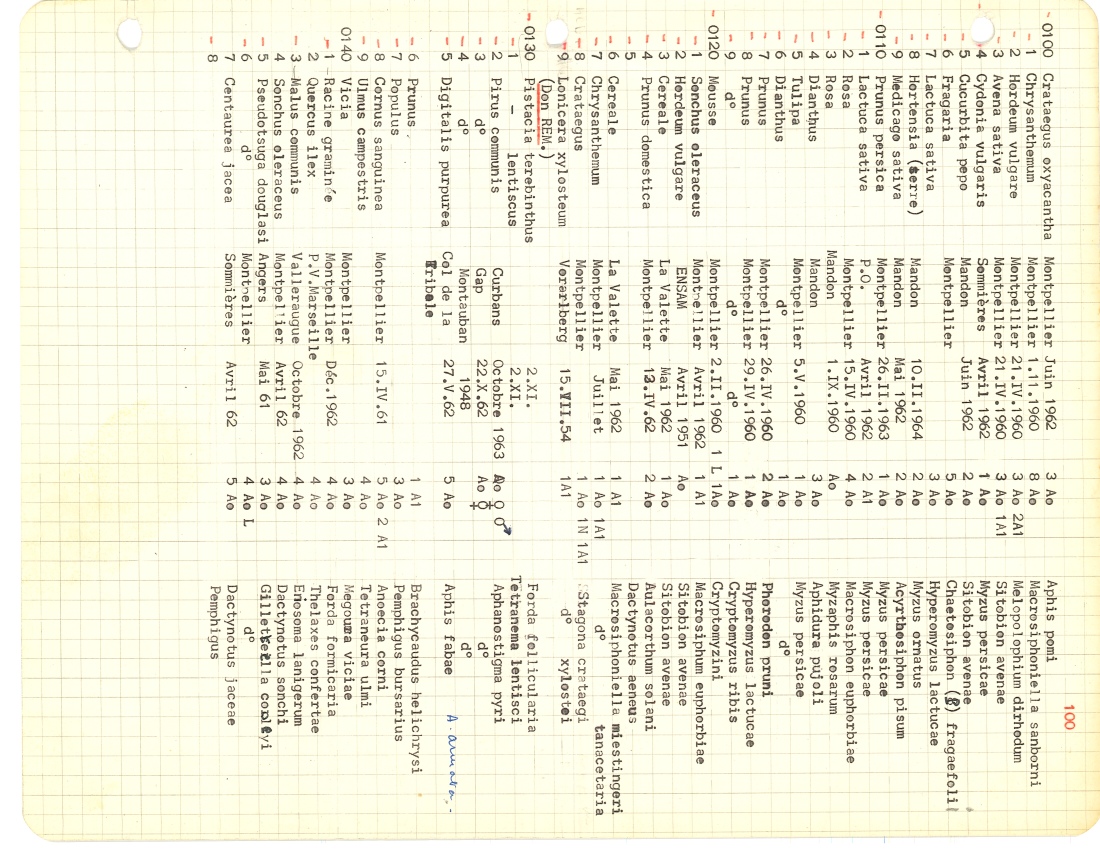
#> input picture OCR/test/leclant__0003.jpg, 4400 x 3400 px (shown at 1/4 size); its folder holds only this picture in this run
$ python lamelles_detection.py
#> lines starting #> are read from the running program, lines starting #| are printed output that depends on the picture; after the words box and inside, x2 and y2 are one past the last pixel; in counts of white or black regions, pixels touching at a corner belong together
from pylibdmtx.pylibdmtx import decode
import cv2
import os
import time

import multiprocessing as mp
pool = mp.Pool(mp.cpu_count())

def findDataMat(image):
    '''SEUIL_THRESH = 222

    gray = cv2.cvtColor(image, cv2.COLOR_BGR2GRAY)

    ret, thresh1 = cv2.threshold(gray, SEUIL_THRESH, 255, cv2.THRESH_BINARY)

    contours, hierarchy = cv2.findContours(thresh1, cv2.RETR_EXTERNAL, cv2.CHAIN_APPROX_NONE)

    contoursRetained = [c for c in contours
                            if(130 < cv2.boundingRect(c)[2] < 160 and 130 < cv2.boundingRect(c)[3] < 160)]
    '''

    gray = cv2.cvtColor(image, cv2.COLOR_BGR2GRAY)

    ret, thresh1 = cv2.threshold(gray, 0, 255, cv2.THRESH_OTSU | cv2.THRESH_BINARY_INV)

    rect_kernel = cv2.getStructuringElement(cv2.MORPH_RECT, (3, 3)) #analyse de char (1, 5)

    dilatation = cv2.dilate(thresh1, rect_kernel, iterations=1)

    contours, hierarchy = cv2.findContours(dilatation, cv2.RETR_LIST, cv2.CHAIN_APPROX_NONE)

    contoursRetained = [c for c in contours
                            if(65 < cv2.boundingRect(c)[2] < 110 and 65 < cv2.boundingRect(c)[3] < 110)]


    dec = []
    for c in contoursRetained:
        # coordonées abscisse point haut/gauche, ordonnée point haut/gauche, largeur, hauteur
        x, y, w, h = cv2.boundingRect(c)

        #crop_img = image[y:y+h, x:x+w]
        crop_img = image[max(0,y-5):min(image.shape[0],y+h+5), max(0,x-5):min(image.shape[1],x+w+5)]
        datamatrix = decode(crop_img)
        if datamatrix != []:
            dec.append(str(datamatrix[0][0], "utf-8"))

    return dec


def box_name(file_path):
    return os.path.basename(file_path).split('.')[0].split('_')[0]

def detectLam(file_path, destination, increments):
    # Nom du fichier sans le path
#> called with file_path = 'OCR/test/leclant__0003.jpg', destination = './output', increments = (1, 1)
    file_name = os.path.basename(file_path)

    # Extension du fichier
    file_extension = file_name.split('.')[-1]

    # Nom de la boîte sur laquelle on travaille
    box = box_name(file_path)

    print(f"Working on {file_name}")

    # Chargement de l'image
    img = cv2.imread(file_path)
#> img is the input picture: shape (3400, 4400, 3); mean B, G, R 222.7, 241.4, 242.8

    # Rotation de l'image de 90° sens horaire
    rotation = cv2.rotate(img, cv2.ROTATE_90_CLOCKWISE)
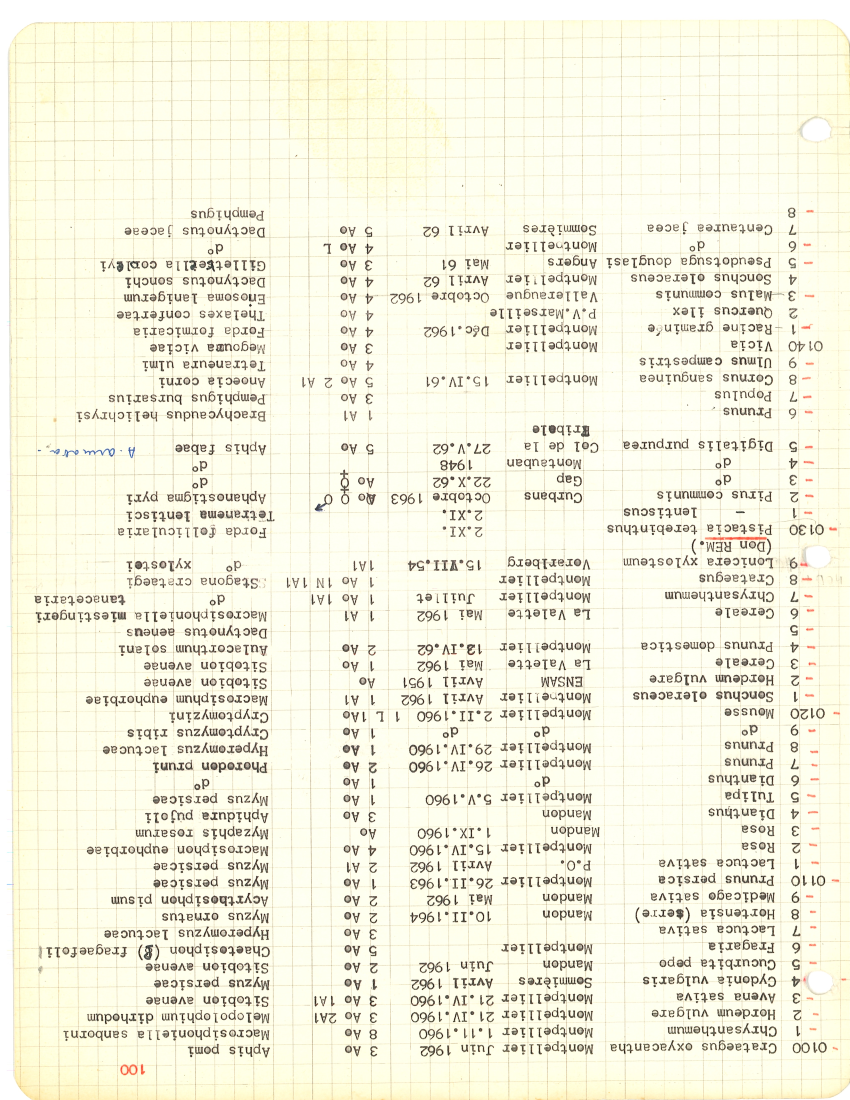
#> rotation: shape (4400, 3400, 3) (shown at 1/4 size); mean B, G, R 222.7, 241.4, 242.8

    # Conversion de l'image en nuance de gris
    gray = cv2.cvtColor(rotation, cv2.COLOR_BGR2GRAY)
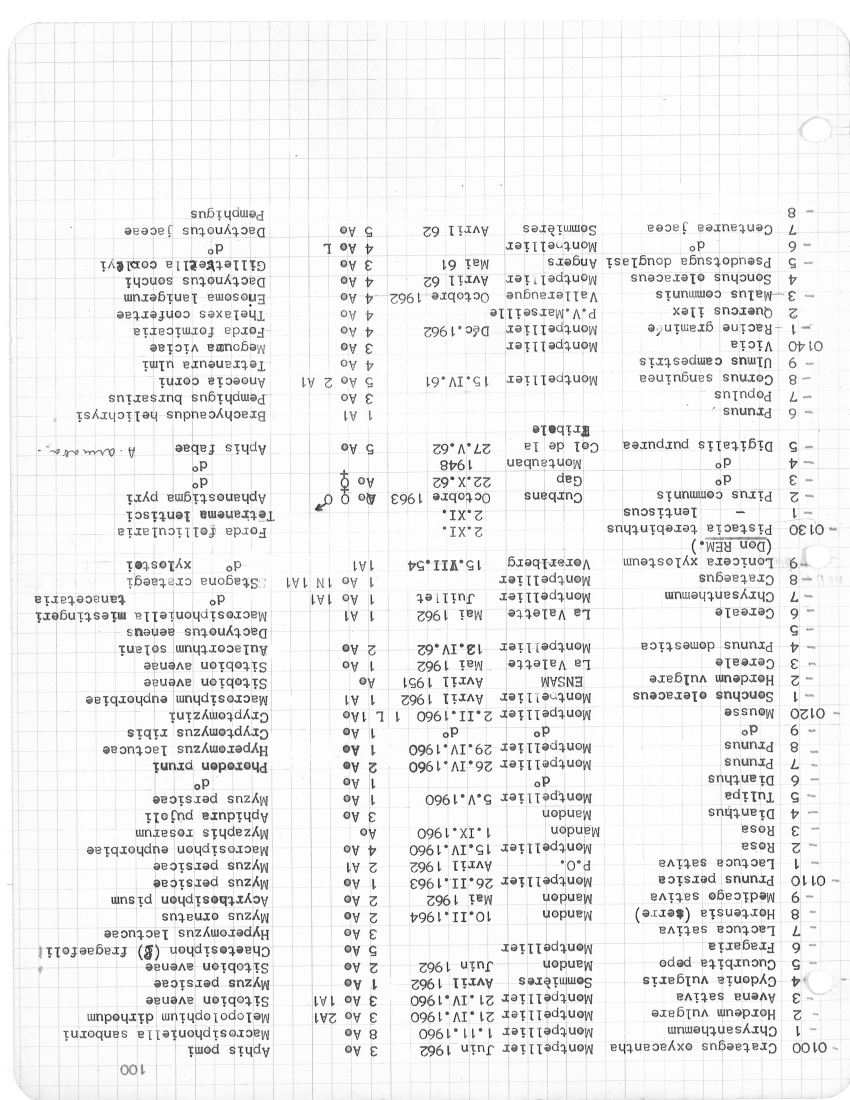
#> gray: shape (4400, 3400) (shown at 1/4 size); min 1, max 255, mean 239.7

    # Calcul du seuil (noir ou blanc en fonction du seuil retenu automatiquement par OTSU threshold)
    ret, thresh1 = cv2.threshold(gray, 0, 255, cv2.THRESH_OTSU)
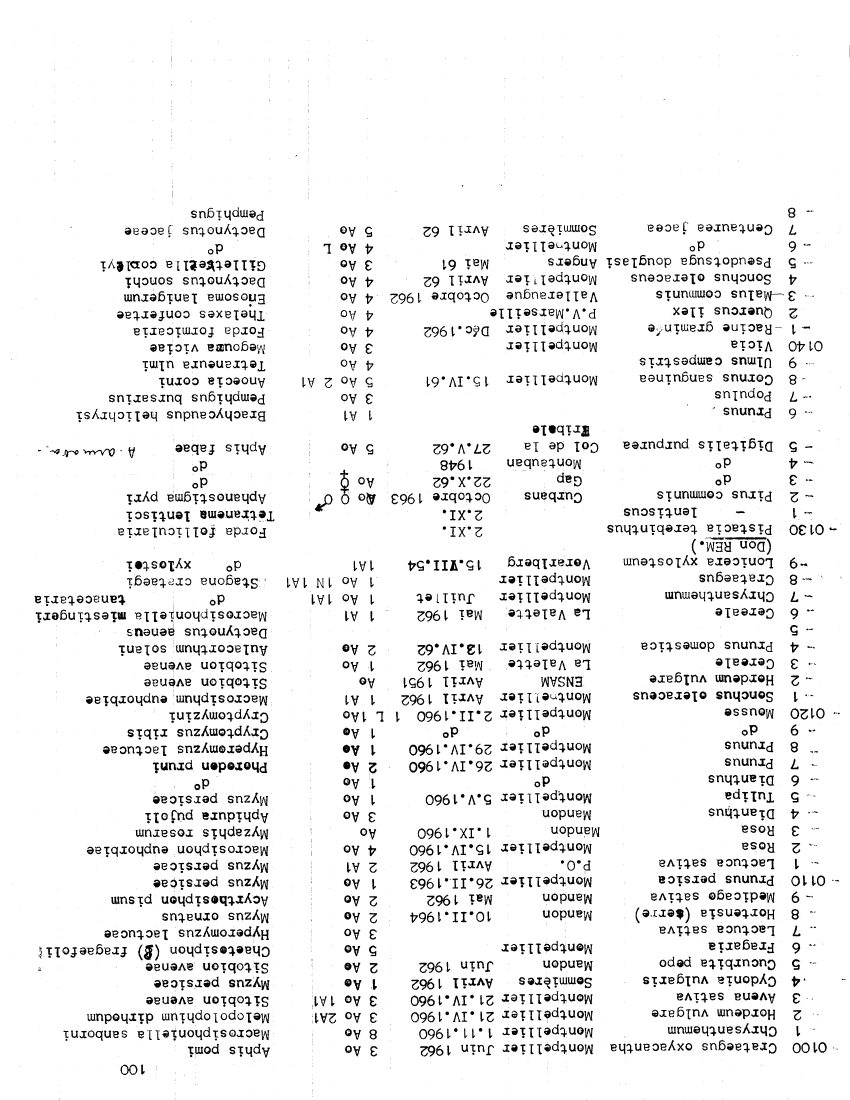
#> thresh1: shape (4400, 3400) (shown at 1/4 size); 93.9% white; 4384 black regions (2037 under 20 px)
#> ret = 170

    # Détection des contours
    contours, hierarchy = cv2.findContours(thresh1, cv2.RETR_EXTERNAL, cv2.CHAIN_APPROX_NONE)
#> contours = 1 contour; box (x1, y1, x2, y2) and area: (0, 0, 3400, 4400) 14952130

    # Restrictions aux contours de la taille voulue
    # cv2.boundingRect(c)[2] == largeur du contour (w)
    # cv2.boundingRect(c)[3] == hauteur du contour (h)
    # !!! TAILLE ARBITRAIRE DEPENDANT DE LA RESOLUTION DE L'IMAGE !!!
    contoursRetained = [c for c in contours
                        if (1100 < cv2.boundingRect(c)[2] < 1300) and 300 < cv2.boundingRect(c)[3] < 500]
#> contoursRetained = []

    # Création du répertoire s'il n'existe pas
    if not os.path.exists(f"{destination}/{box}"):
        os.makedirs(f"{destination}/{box}")

    incr_NF = increments[0]
    incr_multi = increments[1]
    for c in contoursRetained:
        # coordonées abscisse point haut/gauche, ordonnée point haut/gauche, largeur, hauteur
        x, y, w, h = cv2.boundingRect(c)

        # image découpée selon les coordonnées ci-dessus
        crop_img = rotation[y:y+h, x:x+w]

        dataMat = findDataMat(crop_img)
        if(dataMat == []):
            if not os.path.exists(f"datamatrix_NOT_FOUND"):
                os.makedirs(f"datamatrix_NOT_FOUND")
            cv2.imwrite(f"datamatrix_NOT_FOUND/{file_name.split('.')[0]}_{incr_NF:03}.{file_extension}", crop_img)
            incr_NF += 1

        elif(len(dataMat) > 1):
            if not os.path.exists(f"datamatrix_MULTI"):
                os.makedirs(f"datamatrix_MULTI")
            cv2.imwrite(f"datamatrix_MULTI/{box}_{file_name.split('.')[0]}.{file_extension}", crop_img)
            incr_multi += 1

        else:
            cv2.imwrite(f"{destination}/{box}/{box}_{dataMat[0]}.{file_extension}", crop_img)
#> this loop made 0 passes
#> after the loop, incr_NF = 1; incr_multi = 1
#> in procedure, `incr = detectLam(f, destination, incr)`: incr = (1, 1)


    return (incr_NF, incr_multi)


def explore_directory(dir_name, extension):
    path_files = []
    for root, dirs, files in os.walk(dir_name):
        path_files += [root + "/" + f for f in files if f.endswith(extension)]
    return path_files

def count_slides():
    acc = 0
    for root, dirs, files in os.walk("./output"):
        for f in files:
            if f.endswith(".jpg"):
                acc += 1
#> after the loop, acc = 0
    return acc


def procedure(input_directory, file_extension):
    files = explore_directory(input_directory, file_extension)

    curr_box = box_name(files[0])
    incr = (1,1)
    for f in files:
        if(curr_box != box_name(f)):
             incr = (1,1)
        destination = "./output"
        incr = detectLam(f, destination, incr)

    return len(files)

start_time = time.time()
nb_files = procedure("./test", ".jpg")
end_time = time.time()

print(f"\n{count_slides()} slides created.")
print(f"{nb_files} files proceed in {round(end_time-start_time, 2)} s.")
